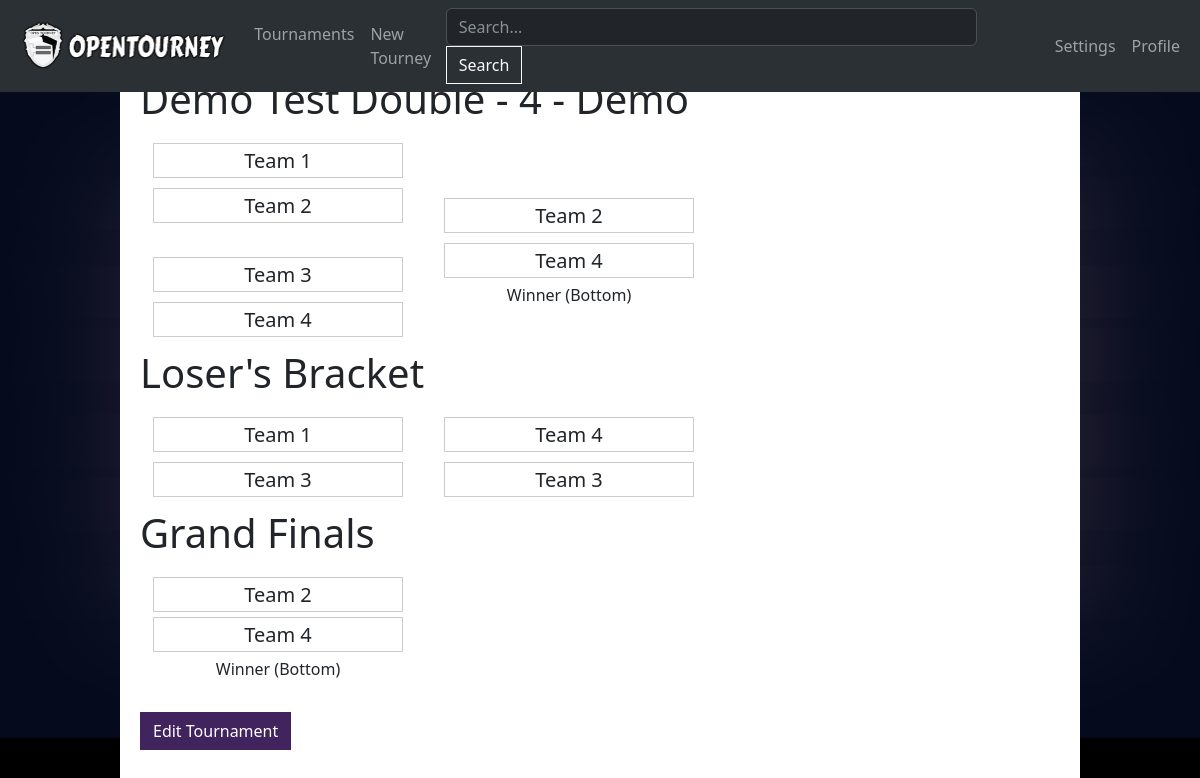
The app's page /tourney/5 (signed in) with its own data.
### Tournament/models.py (models this page shows, shortened)
class TournamentObject(models.Model):
    SINGLE_ELIMINATION = 'SE'
    DOUBLE_ELIMINATION = 'DE'
    TOURNAMENT_TYPES = [
        (SINGLE_ELIMINATION, 'Single Elimination'),
        (DOUBLE_ELIMINATION, 'Double Elimination'),
    ]
    name = models.CharField(max_length=100, default="My Tournament")
    description = models.TextField(blank=True)
    num_teams = models.IntegerField(default=16)
    tournament_type = models.CharField(max_length=2, choices=TOURNAMENT_TYPES, default=SINGLE_ELIMINATION)
    user = models.ForeignKey(User, on_delete=models.CASCADE, related_name='tourney')
    public = models.BooleanField(default=False)
    archived = models.BooleanField(default=False)
    winner = models.CharField(max_length=100, default="none")
    def __init__(self, *args, **kwargs):
        super().__init__(*args, **kwargs)

class Team(models.Model):
    name = models.CharField(max_length=255)
    user = models.ForeignKey(User, null=True, blank=True, on_delete=models.SET_NULL, related_name='team')
    tournament = models.ForeignKey(TournamentObject, on_delete=models.CASCADE, related_name='teams')
    def __init__(self, *args, **kwargs):
        super().__init__(*args, **kwargs)

### Tournament/views.py (the view, shortened to what this page needs)
# urls.py: path('tourney/<int:tourney_id>', tournament_views.tourney_main, name="tourney"),
def tourney_main(request, tourney_id):
    this_tourney = TournamentObject.objects.get(pk=tourney_id)
    if this_tourney.user != request.user and this_tourney.public is False:
        raise PermissionDenied("You are not authorized to view this tournament.")
    rounds = Rounds(this_tourney)
    user_settings = get_or_create_user_settings(request.user)
    if this_tourney.tournament_type == "double":
        loser_rounds = LosersRounds(this_tourney)
        context = {
            'tourney': this_tourney,
            'rounds': rounds,
            'losers': loser_rounds,
            'style': user_settings.tourney_display,
        }
    else:
        context = {
            'tourney': this_tourney,
            'rounds': rounds,
            'style': user_settings.tourney_display,
        }
    return render(request, 'Tournament/tourney.html', context)

### Tournament/utils.py (called while the page is built)
def get_or_create_user_settings(user):
    try:
        return UserSettings.objects.get(user=user)
    except UserSettings.DoesNotExist:
        return UserSettings(user=user)

### Tournament/templates/Tournament/tourney.html (shortened to what this page needs)
{% extends "base.html" %}
{% load static %}
{% block body %}
<h1>{{ tourney.name }} - {{tourney.user.username}}</h1>
<div class="bracket">
    {% for round in rounds.rounds %}
        {% if forloop.counter0 == 0 %}
            <div class="round round-one">
        {% endif %}
        {% if forloop.counter0 == 1 %}
            <div class="round round-two">
        {% endif %}
        {% for match_util in round.matches %}
            <button data-matchid="{{ match_util.match_util_round }}" data-tourney_id="{{ tourney.id }}" class="matchup btn matchup_click">
                <div class="team team-top">{{ match_util.team_1 }}</div>
                <div class="team team-bottom">{{ match_util.team_2 }}</div>
                {% if match_util.winner == "bottom" %}
                Winner (Bottom)
                {% endif %}
            </button>
        {% endfor %}
        </div>
    {% endfor %}
</div>
{% if tourney.tournament_type == "double" %}
    <h1>Loser's Bracket</h1>
    <div class="bracket">
        {% for round in losers.rounds %}
            {% if forloop.counter0 == 0 %}
                <div class="round round-one">
            {% endif %}
            {% if forloop.counter0 == 1 %}
                <div class="round round-one">
            {% endif %}
            {% for match_util in round.matches %}
                <button data-matchid="{{ match_util.match_util_round }}" data-tourney_id="{{ tourney.id }}" class="matchup btn matchup_click">
                    <div class="team team-top">{{ match_util.team_1 }}</div>
                    <div class="team team-bottom">{{ match_util.team_2 }}</div>
                </button>
            {% endfor %}
            </div>
        {% endfor %}
    </div>
    <h1>Grand Finals</h1>
    <div class="bracket">
        <button data-matchid="{{ losers.grand_final.match_util_round }}" data-tourney_id="{{ tourney.id }}" class="matchup btn matchup_click">
            <div class="team team-top">{{ losers.grand_final.team_1 }}</div>
            <div class="team team-bottom">{{ losers.grand_final.team_2 }}</div>
            {% if losers.grand_final.winner == "bottom" %}
                Winner (Bottom)
            {% endif %}
        </button>
    </div>
{% endif %}
{% if tourney.user == user %}
<div class="bottom-button">
    <a href="{% url 'edit' tourney.id %}" class="btn btn-primary mt-4 page-animation">Edit Tournament</a>
</div>
{% endif %}
{% endblock %}

### Tournament/static/style.css (style rules this page uses)
:root { --primary: #41235e; --primary-hover: #2c1840; --secondary: #584678; --secondary-hover: #362b4a; --danger: #78173c; --danger-hover: #4d0f26; }
.btn { border-radius: 0 !important; }
.btn-primary, .btn-primary:active, .btn-primary:visited { background-color: var(--primary) !important; border-color: var(--primary) !important; }
.bracket { display: flex; flex-direction: row; align-items: left; }
.round-one > .matchup { margin-bottom: 10px; display: flex; flex-direction: column; align-items: center; }
.round-two > .matchup { margin-bottom: 125px; display: flex; flex-direction: column; align-items: center; }
.round-two { margin-top: 55px; }
.round { margin-right: 15px; }
.team { display: flex; justify-content: center; align-items: center; height: 35px; width: 250px; border: 1px solid #ccc; padding: 5px; margin-top: 5px; margin-bottom: 5px; font-size: 20px; }
.matchup:last-child { margin-bottom: 0px !important; }
body { background-color: black !important; background-image: url("images/background.png"); background-size: 100%; background-repeat: no-repeat; background-position: center; height: 100vh; }

### records on screen
TournamentObject: name "Demo Test Double - 4", user.username "Demo"
Team: team_1 "Team 1", team_1 "Team 1"
Team: team_2 "Team 2", team_1 "Team 2", grand_final.team_1 "Team 2"
Team: team_1 "Team 3", team_2 "Team 3" "Team 3"
Team: team_2 "Team 4" "Team 4", team_1 "Team 4", grand_final.team_2 "Team 4"
